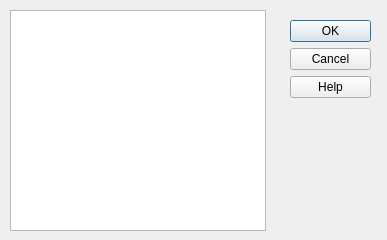
<?xml version="1.0" encoding="UTF-8"?>
<ui version="4.0">
 <class>CDlgSelectInterface</class>
 <widget class="QDialog" name="CDlgSelectInterface">
  <property name="geometry">
   <rect>
    <x>0</x>
    <y>0</y>
    <width>387</width>
    <height>240</height>
   </rect>
  </property>
  <property name="windowTitle">
   <string>Network interfaces</string>
  </property>
  <widget class="QDialogButtonBox" name="buttonBox">
   <property name="geometry">
    <rect>
     <x>290</x>
     <y>20</y>
     <width>81</width>
     <height>211</height>
    </rect>
   </property>
   <property name="orientation">
    <enum>Qt::Vertical</enum>
   </property>
   <property name="standardButtons">
    <set>QDialogButtonBox::Cancel|QDialogButtonBox::Help|QDialogButtonBox::Ok</set>
   </property>
  </widget>
  <widget class="QListWidget" name="listInterface">
   <property name="geometry">
    <rect>
     <x>10</x>
     <y>10</y>
     <width>256</width>
     <height>221</height>
    </rect>
   </property>
  </widget>
 </widget>
 <resources/>
 <connections>
  <connection>
   <sender>buttonBox</sender>
   <signal>accepted()</signal>
   <receiver>CDlgSelectInterface</receiver>
   <slot>accept()</slot>
   <hints>
    <hint type="sourcelabel">
     <x>248</x>
     <y>254</y>
    </hint>
    <hint type="destinationlabel">
     <x>157</x>
     <y>274</y>
    </hint>
   </hints>
  </connection>
  <connection>
   <sender>buttonBox</sender>
   <signal>rejected()</signal>
   <receiver>CDlgSelectInterface</receiver>
   <slot>reject()</slot>
   <hints>
    <hint type="sourcelabel">
     <x>316</x>
     <y>260</y>
    </hint>
    <hint type="destinationlabel">
     <x>286</x>
     <y>274</y>
    </hint>
   </hints>
  </connection>
 </connections>
</ui>
